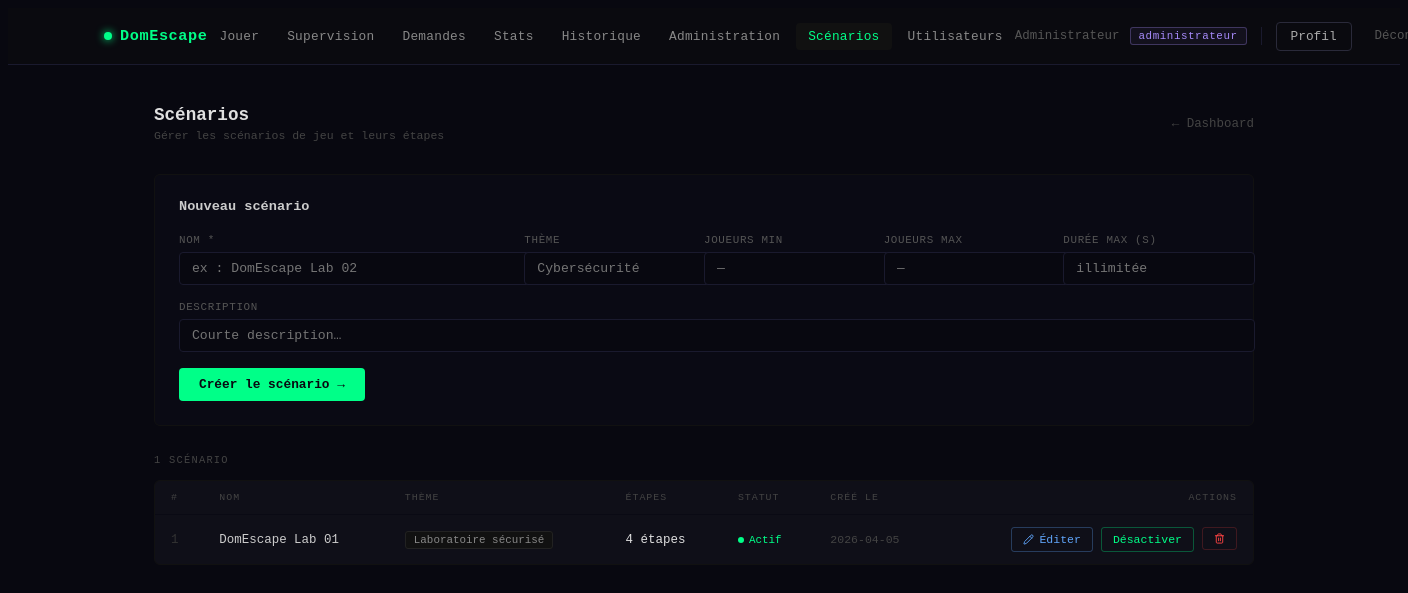
The app's page /admin/scenarios.php (signed in) with its own data.
### tables this page shows
CREATE TABLE scenario (
    id_scenario        INT AUTO_INCREMENT PRIMARY KEY,
    nom_scenario       VARCHAR(150) NOT NULL,
    description        TEXT,
    theme              VARCHAR(100),
    actif              BOOLEAN      DEFAULT TRUE,
    nb_joueurs_min     INT          NULL,    
    nb_joueurs_max     INT          NULL,    
    duree_max_secondes INT          NULL,    
    cree_le            TIMESTAMP    DEFAULT CURRENT_TIMESTAMP
);

### admin/scenarios.php (the view, shortened to what this page needs)
<?php
$pdo     = getDB();
$scenarios = $pdo->query("
    SELECT s.*, COUNT(e.id_etape) AS nb_etapes
    FROM scenario s
    LEFT JOIN etape e ON s.id_scenario = e.id_scenario
    GROUP BY s.id_scenario
    ORDER BY s.cree_le DESC
")->fetchAll();
?>
<!DOCTYPE html>
<html lang="fr">
<head>
</head>
<body>
<?php require_once __DIR__ . '/../partials/nav.php'; ?>
<div class="admin-wrap">
    <div class="admin-header">
        <div>
            <h1>Scénarios</h1>
            <p>Gérer les scénarios de jeu et leurs étapes</p>
        </div>
        <a href="/domescape/admin/dashboard.php" style="font-size:.78rem; color:#444; text-decoration:none;">← Dashboard</a>
    </div>
    <div class="create-panel">
        <h2>Nouveau scénario</h2>
        <form method="POST">
            <div class="form-row-5">
                <div class="form-group">
                    <label>Nom *</label>
                    <input type="text" name="nom_scenario" placeholder="ex : DomEscape Lab 02" maxlength="150" required>
                </div>
                <div class="form-group">
                    <label>Thème</label>
                    <input type="text" name="theme" placeholder="Cybersécurité" maxlength="100">
                </div>
                <div class="form-group">
                    <label>Joueurs min</label>
                    <input type="number" name="nb_joueurs_min" placeholder="—" min="1" max="99">
                </div>
                <div class="form-group">
                    <label>Joueurs max</label>
                    <input type="number" name="nb_joueurs_max" placeholder="—" min="1" max="99">
                </div>
                <div class="form-group">
                    <label>Durée max (s)</label>
                    <input type="number" name="duree_max_secondes" placeholder="illimitée" min="60" max="86400">
                </div>
            </div>
            <div class="form-group" style="margin-bottom:16px;">
                <label>Description</label>
                <input type="text" name="description" placeholder="Courte description…" maxlength="500">
            </div>
            <button type="submit" class="btn-create">Créer le scénario →</button>
        </form>
    </div>
    <div class="section-label"><?= count($scenarios) ?> scénario<?= count($scenarios) != 1 ? 's' : '' ?></div>
    <div class="panel">
        <?php if (empty($scenarios)): ?>
            <div style="padding:32px; text-align:center; color:#333; font-size:.8rem;">Aucun scénario. Créez-en un ci-dessus.</div>
        <?php else: ?>
        <div style="overflow-x:auto;">
        <table>
            <thead>
                <tr>
                    <th>#</th>
                    <th>Nom</th>
                    <th>Thème</th>
                    <th>Étapes</th>
                    <th>Statut</th>
                    <th>Créé le</th>
                    <th style="text-align:right;">Actions</th>
                </tr>
            </thead>
            <tbody>
            <?php foreach ($scenarios as $s): ?>
                <tr>
                    <td style="color:#333;"><?= (int)$s['id_scenario'] ?></td>
                    <td style="color:#ccc; font-weight:500;"><?= htmlspecialchars($s['nom_scenario'], ENT_QUOTES, 'UTF-8') ?></td>
                    <td>
                        <?php if ($s['theme']): ?>
                            <span style="font-size:.68rem; color:#888; background:#111; border:1px solid #222; padding:2px 8px; border-radius:3px;">
                                <?= htmlspecialchars($s['theme'], ENT_QUOTES, 'UTF-8') ?>
                            </span>
                        <?php else: ?>
                            <span style="color:#333;">—</span>
                        <?php endif; ?>
                    </td>
                    <td style="color:<?= $s['nb_etapes'] > 0 ? '#e0e0e0' : '#444' ?>;">
                        <?= (int)$s['nb_etapes'] ?> étape<?= $s['nb_etapes'] != 1 ? 's' : '' ?>
                    </td>
                    <td>
                        <?php if ($s['actif']): ?>
                            <span class="active-badge">
                                <span class="dot" style="background:#00ff88;"></span>
                                <span style="color:#00ff88;">Actif</span>
                            </span>
                        <?php endif; ?>
                    </td>
                    <td style="color:#444; font-size:.72rem;"><?= htmlspecialchars(substr($s['cree_le'], 0, 10), ENT_QUOTES, 'UTF-8') ?></td>
                    <td>
                        <div style="display:flex; gap:8px; justify-content:flex-end;">
                            <a href="/domescape/admin/scenario_edit.php?id=<?= (int)$s['id_scenario'] ?>" class="btn-action btn-edit">
                                <i data-lucide="pencil" style="width:11px;height:11px;"></i> Éditer
                            </a>
                            <form method="POST" style="display:inline;">
                                <button type="submit" class="btn-action <?= $s['actif'] ? 'btn-toggle-on' : 'btn-toggle-off' ?>">
                                    <?= $s['actif'] ? 'Désactiver' : 'Activer' ?>
                                </button>
                            </form>
                            <form method="POST" style="display:inline;" onsubmit="return confirm('Supprimer ce scénario et toutes ses étapes ?');">
                                <button type="submit" class="btn-action btn-delete">
                                    <i data-lucide="trash-2" style="width:11px;height:11px;"></i>
                                </button>
                            </form>
                        </div>
                    </td>
                </tr>
            <?php endforeach; ?>
            </tbody>
        </table>
        </div>
        <?php endif; ?>
    </div>
</div>
</body>
</html>

### admin/scenarios.php (style rules this page uses)
body { background: #080810; color: #e0e0e0; font-family: 'Courier New', monospace; min-height: 100vh; }
a { color: #00ff88; }
.admin-wrap { max-width: 1100px; margin: 0 auto; padding: 40px 24px 80px; }
.admin-header { display: flex; justify-content: space-between; align-items: center; margin-bottom: 32px; }
.admin-header h1 { font-size: 1.1rem; font-weight: 700; margin: 0; color: #e0e0e0; }
.admin-header p { font-size: .72rem; color: #444; margin: 4px 0 0; }
.section-label { font-size: .65rem; letter-spacing: .12em; color: #444; text-transform: uppercase; margin-bottom: 14px; }
.panel { background: #0f0f18; border: 1px solid #111; border-radius: 6px; margin-bottom: 24px; overflow: hidden; }
table { width: 100%; border-collapse: collapse; font-size: .78rem; }
th { font-size: .62rem; letter-spacing: .1em; color: #444; text-transform: uppercase; padding: 11px 16px; text-align: left; font-weight: normal; border-bottom: 1px solid #0a0a14; }
td { padding: 12px 16px; border-bottom: 1px solid #0a0a14; vertical-align: middle; }
tbody tr:last-child td { border-bottom: none; }
.btn-action { display: inline-flex; align-items: center; gap: 5px; padding: 5px 11px; border: 1px solid; border-radius: 3px; font-size: .72rem; cursor: pointer; background: transparent; font-family: 'Courier New', monospace; transition: all .15s; text-decoration: none; white-space: nowrap; }
.btn-edit { color: #60a5fa; border-color: rgba(96,165,250,.3); }
.btn-toggle-on { color: #00ff88; border-color: rgba(0,255,136,.3); }
.btn-delete { color: #ff4444; border-color: rgba(255,68,68,.2); }
.active-badge { display: inline-flex; align-items: center; gap: 5px; font-size: .68rem; }
.dot { width: 6px; height: 6px; border-radius: 50%; flex-shrink: 0; }
.create-panel { background: #0a0a14; border: 1px solid #111; border-radius: 6px; padding: 24px; margin-bottom: 28px; }
.create-panel h2 { font-size: .85rem; font-weight: 700; color: #ccc; margin: 0 0 20px; }
.form-row-5 { display: grid; grid-template-columns: 2fr 1fr 1fr 1fr 1fr; gap: 14px; margin-bottom: 16px; }
.form-group label { font-size: .68rem; color: #555; letter-spacing: .06em; text-transform: uppercase; display: block; margin-bottom: 6px; }
.form-group input, .form-group textarea { width: 100%; background: #080810; border: 1px solid #1a1a2e; color: #e0e0e0; font-family: 'Courier New', monospace; font-size: .82rem; padding: 8px 12px; border-radius: 4px; outline: none; transition: border-color .15s; }
.btn-create { background: #00ff88; color: #080810; font-weight: 700; font-size: .8rem; padding: 9px 20px; border: none; border-radius: 4px; cursor: pointer; font-family: 'Courier New', monospace; transition: background .15s; }

### records on screen
scenario: id_scenario "1", nom_scenario "DomEscape Lab 01", theme "Laboratoire sécurisé", nb_etapes "4", actif 1 (drawn), cree_le "2026-04-05"

### other values on screen
$_nav_user['nom'] "Administrateur"
$primaryRole "administrateur"
count($scenarios) "1"
